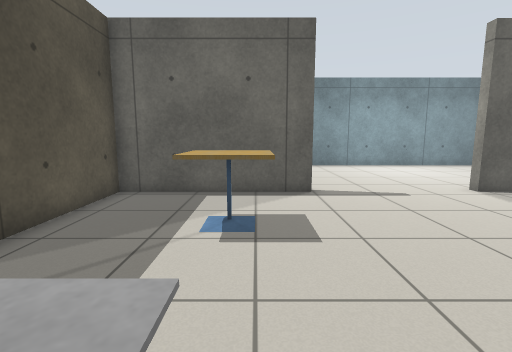
view 1 (above)

17 first-person views from a walk through a world built for the Gazebo simulator. The camera is 0.94 m above the floor, tilts 8° down and sees 85° across. Floor lines are 1 m apart. The floor is counted in squares, 0.5 m on a side. Each view is taken from the middle of a square. On the plan, view 1 faces up. The plan holds only what a view shows up to about 16 squares ahead; the rest is blank. Simple shapes stand in for some stock models. Some surface patterns are stand-ins.

view 2
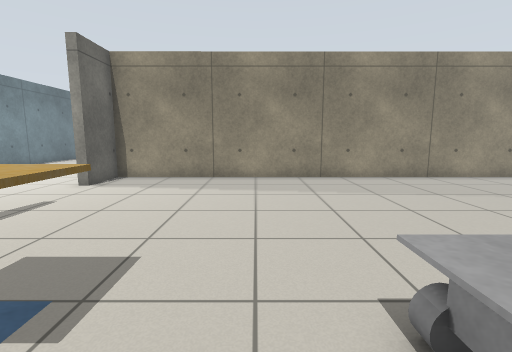

view 3
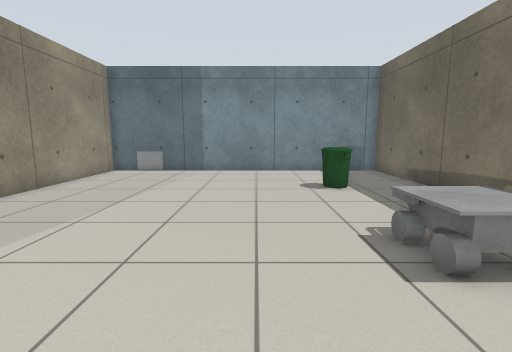

view 4
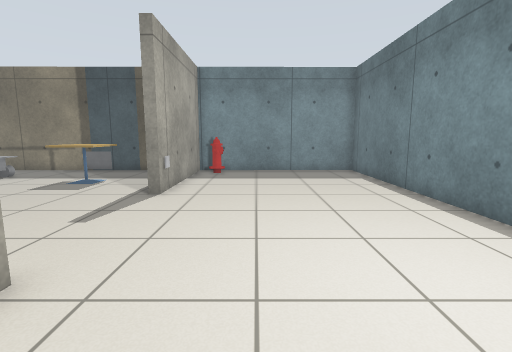

view 5
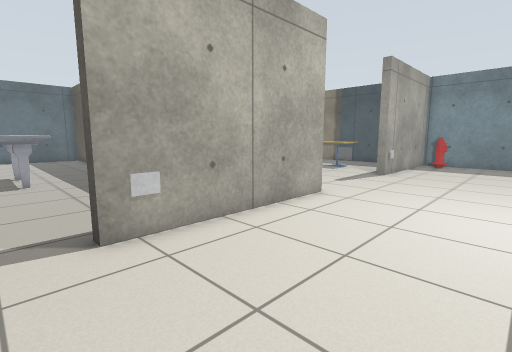

view 6
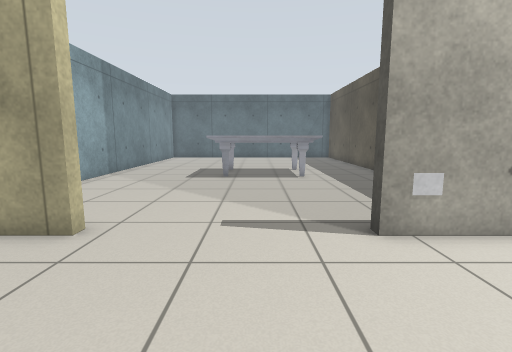

view 7
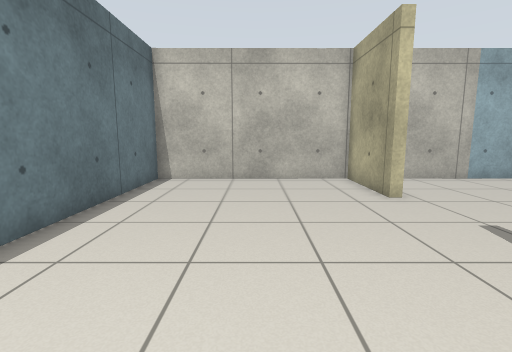

view 8
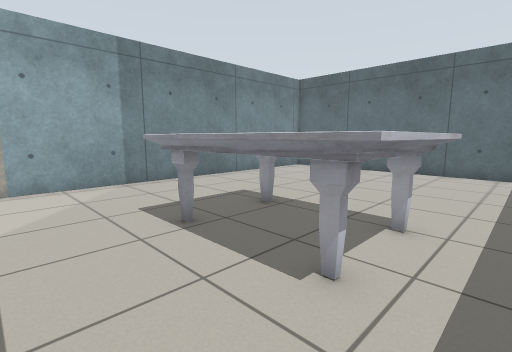

view 9
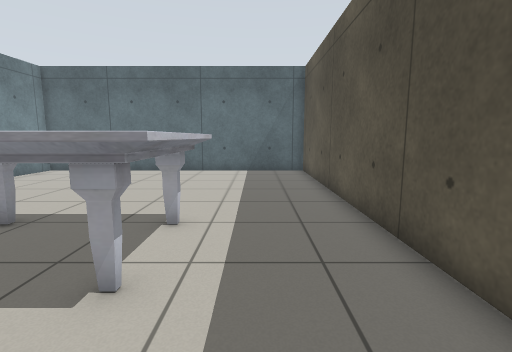

view 10
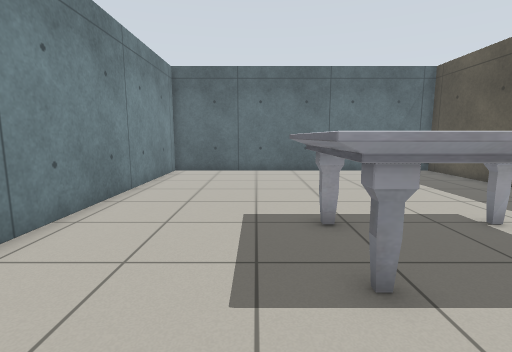

view 11
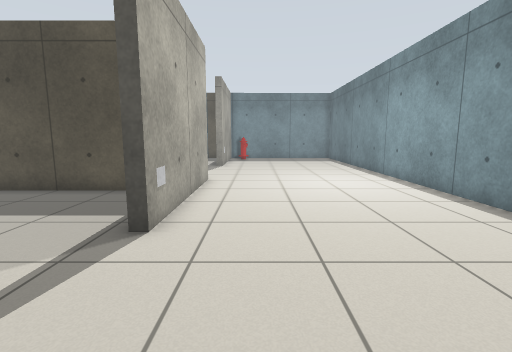

view 12
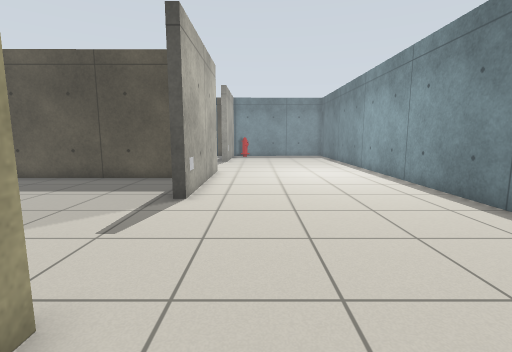

view 13
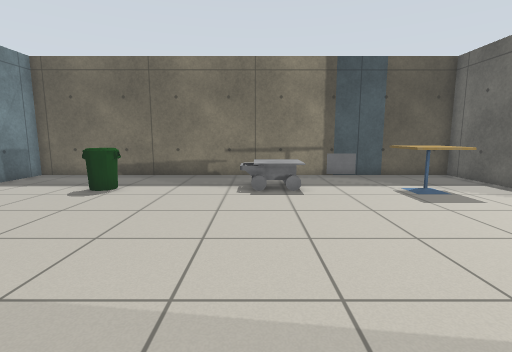

view 14
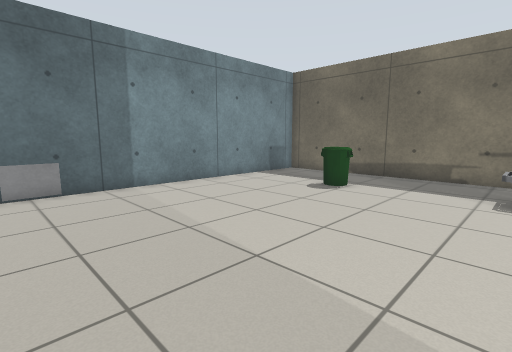

view 15
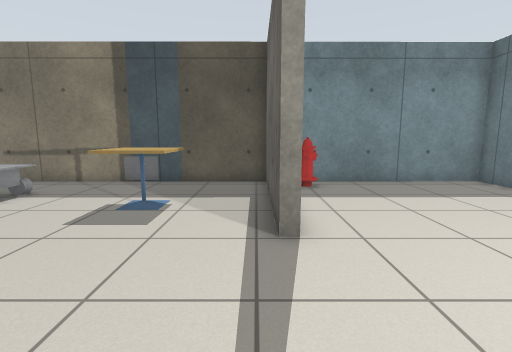

view 16
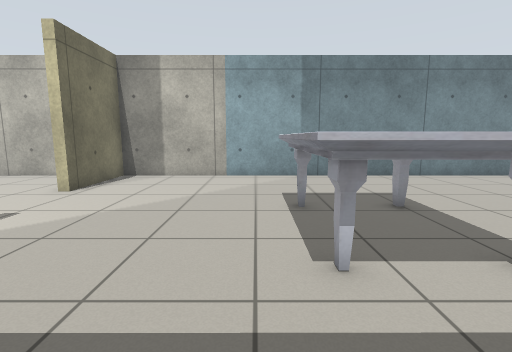

view 17
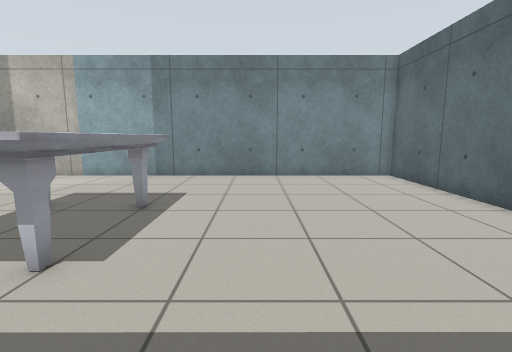

### Floor plan
Points are (right, up) in squares from view 1. A wall is a line through its corners. A room is listed if a view was taken in it or the views show most of it. See-through windows are left out.
Room 1 (views 1, 2, 3, 4, 5, 6, 7, 8, 9, 10, 11, 12, 13, 14, 15, 16, 17)
walls: (10.3, 8.2) (10.4, -10.6) (24.5, -10.6) (24.5, 9.4) (20.5, 9.4) (20.5, 9.9) (24.5, 9.9) (24.5, 18.4) (-4.7, 18.4) (-4.7, 9.9) (0.6, 9.9); (0.6, 9.4) (-4.7, 9.4) (-4.6, -10.6) (10, -10.6) (9.9, 9.4) (7.7, 9.4) (7.7, 9.9) (14.7, 9.9) (14.7, 9.4)
objects: fire hydrant (-4, 11) to (-3, 11); other object (-2, 0) to (-1, 1); bin (-1, -6) to (-1, -5); cafe table (-1, 5) to (0, 7); other object (1, 10); window (8, -11); marble table (14, -1) to (19, 2)

Where each view was taken, in squares from view 1:
view 1: 0 up, 0 right, facing up
view 2: 3 up, 3 left, facing right
view 3: 5 up, 2 right, facing down
view 4: 13 up, 11 right, facing left
view 5: 15 up, 16 right, facing down-left
view 6: 15 up, 17 right, facing down
view 7: 14 up, 12 right, facing right
view 8: 5 up, 13 right, facing down-right
view 9: 5 up, 13 right, facing down
view 10: 5 up, 20 right, facing down
view 11: 12 up, 20 right, facing left
view 12: 12 up, 23 right, facing left
view 13: 0 up, 9 right, facing left
view 14: 0 up, 9 right, facing down-left
view 15: 9 up, 7 right, facing left
view 16: 3 up, 11 right, facing right
view 17: 4 down, 11 right, facing right
